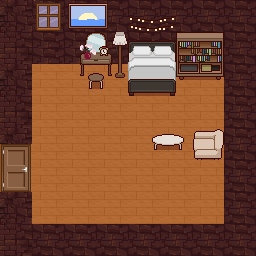

Rendered tile map (Tiled .tmx) drawn with the repository's tilesets; below, a short description and the full map source, tile grids included:
An orthogonal 16x16 tile map with 16x16 px tiles, 4 tile layers (Floor, Wall, Decor, Object), 10 tilesets and 1 object.

<map version="1.10" tiledversion="1.12.0" orientation="orthogonal" renderorder="right-down" width="16" height="16" tilewidth="16" tileheight="16" infinite="0" nextlayerid="6" nextobjectid="3">
 <tileset firstgid="1" source="BedRoomKhanhDuy/TopDownHouse_FloorsAndWalls.tsx" />
 <tileset firstgid="163" source="BedRoomKhanhDuy/walls.tsx" />
 <tileset firstgid="1187" source="BedRoomKhanhDuy/beds_BR.tsx" />
 <tileset firstgid="1411" source="BedRoomKhanhDuy/cabinets_LRK.tsx" />
 <tileset firstgid="2586" source="BedRoomKhanhDuy/decorations_BR.tsx" />
 <tileset firstgid="2730" source="BedRoomKhanhDuy/wardrobes_BR.tsx" />
 <tileset firstgid="3213" source="BedRoomKhanhDuy/decorations_LRK.tsx" />
 <tileset firstgid="3333" source="BedRoomKhanhDuy/livingroom_LRK.tsx" />
 <tileset firstgid="4347" source="BedRoomKhanhDuy/TopDownHouse_DoorsAndWindows.tsx" />
 <tileset firstgid="4527" source="BedRoomKhanhDuy/doorswindowsstairs_LRK.tsx" />
 <layer id="1" name="Floor" width="16" height="16">
  <data encoding="csv">
92,111,112,111,112,111,112,111,112,111,112,111,112,111,112,111,
110,111,112,111,112,111,112,111,112,111,112,111,112,111,112,111,
110,111,112,111,112,111,112,111,112,111,112,111,112,111,112,111,
110,111,112,111,112,111,112,111,112,111,112,111,112,111,112,111,
110,111,112,111,112,111,112,111,112,111,112,111,112,111,112,111,
110,111,112,111,112,111,112,111,112,111,112,111,112,111,112,111,
110,111,112,111,112,111,112,111,112,111,112,111,112,111,112,111,
110,111,112,111,112,111,112,111,112,111,112,111,112,111,112,111,
110,111,112,111,112,111,112,111,112,111,112,111,112,111,112,111,
110,111,112,111,112,111,112,111,112,111,112,111,112,111,112,111,
110,111,112,111,112,111,112,111,112,111,112,111,112,111,112,111,
110,111,112,111,112,111,112,111,112,111,112,111,112,111,112,111,
110,111,112,111,112,111,112,111,112,111,112,111,112,111,112,111,
110,111,112,111,112,111,112,111,112,111,112,111,112,111,112,111,
110,111,112,111,112,111,112,111,112,111,112,111,112,111,112,111,
110,111,112,111,112,111,112,111,112,111,112,111,112,111,112,111
</data>
 </layer>
 <layer id="2" name="Wall" width="16" height="16">
  <data encoding="csv">
1034,1035,1067,1068,1067,1068,1067,1068,1067,1068,1067,1068,1067,1068,1067,1068,
1066,1067,1099,1100,1099,1100,1099,1100,1099,1100,1099,1100,1099,1100,1099,1100,
1098,1099,1067,1068,1067,1068,1067,1068,1067,1068,1067,1068,1067,1068,1067,1068,
1130,1131,1067,1068,1067,1068,1067,1068,1067,1068,1067,1068,1067,1068,1099,1100,
1034,1035,0,0,0,0,0,0,0,0,0,0,0,0,1067,1068,
1066,1067,0,0,0,0,0,0,0,0,0,0,0,0,1099,1100,
1098,1099,0,0,0,0,0,0,0,0,0,0,0,0,1067,1068,
1130,1131,0,0,0,0,0,0,0,0,0,0,0,0,1099,1100,
1034,1035,0,0,0,0,0,0,0,0,0,0,0,0,1067,1068,
0,0,0,0,0,0,0,0,0,0,0,0,0,0,1099,1100,
0,0,0,0,0,0,0,0,0,0,0,0,0,0,1067,1068,
0,0,0,0,0,0,0,0,0,0,0,0,0,0,1099,1100,
1034,1035,0,0,0,0,0,0,0,0,0,0,0,0,1067,1068,
1066,1067,0,0,0,0,0,0,0,0,0,0,0,0,1099,1100,
1098,1099,1067,1068,1067,1068,1067,1068,1067,1068,1067,1068,1067,1068,1067,1068,
1130,1131,1099,1100,1099,1100,1099,1100,1099,1100,1099,1100,1099,1100,1099,1100
</data>
 </layer>
 <layer id="3" name="Decor" width="16" height="16">
  <data encoding="csv">
0,0,4407,4408,2606,2607,2608,0,0,0,0,0,0,0,0,0,
0,0,4425,4426,2618,2619,2620,0,2652,2653,2654,0,0,0,0,0,
0,0,0,0,0,3133,3134,3228,1282,1283,1284,1651,1652,1653,0,0,
0,0,0,0,0,3154,3155,3240,1296,1297,1298,1698,1699,1700,0,0,
0,0,0,0,0,3175,3176,3252,1310,1311,1312,1745,1746,1747,0,0,
0,0,0,0,0,0,0,0,1324,1325,1326,0,0,0,0,0,
0,0,0,0,0,0,0,0,0,0,0,0,0,0,0,0,
0,0,0,0,0,0,0,0,0,0,0,0,0,0,0,0,
0,0,0,0,0,0,0,0,0,3875,3876,3877,3435,3436,0,0,
0,0,0,0,0,0,0,0,0,3914,3915,3916,3474,3475,0,0,
0,0,0,0,0,0,0,0,0,0,0,0,0,0,0,0,
0,0,0,0,0,0,0,0,0,0,0,0,0,0,0,0,
0,0,0,0,0,0,0,0,0,0,0,0,0,0,0,0,
0,0,0,0,0,0,0,0,0,0,0,0,0,0,0,0,
0,0,0,0,0,0,0,0,0,0,0,0,0,0,0,0,
0,0,0,0,0,0,0,0,0,0,0,0,0,0,0,0
</data>
 </layer>
 <layer id="4" name="Object" width="16" height="16">
  <data encoding="csv">
0,0,0,0,0,0,0,0,0,0,0,0,0,0,0,0,
0,0,0,0,0,0,0,0,0,0,0,0,0,0,0,0,
0,0,0,0,0,3300,2604,0,0,0,0,0,0,0,0,0,
0,0,0,0,0,3312,2616,0,0,0,0,0,0,0,0,0,
0,0,0,0,0,3792,3793,0,0,0,0,0,0,0,0,0,
0,0,0,0,0,3831,3832,0,0,0,0,0,0,0,0,0,
0,0,0,0,0,0,0,0,0,0,0,0,0,0,0,0,
0,0,0,0,0,0,0,0,0,0,0,0,0,0,0,0,
0,0,0,0,0,0,0,0,0,0,0,0,0,0,0,0,
4580,4581,0,0,0,0,0,0,0,0,0,0,0,0,0,0,
4626,4627,0,0,0,0,0,0,0,0,0,0,0,0,0,0,
4672,4673,0,0,0,0,0,0,0,0,0,0,0,0,0,0,
0,0,0,0,0,0,0,0,0,0,0,0,0,0,0,0,
0,0,0,0,0,0,0,0,0,0,0,0,0,0,0,0,
0,0,0,0,0,0,0,0,0,0,0,0,0,0,0,0,
0,0,0,0,0,0,0,0,0,0,0,0,0,0,0,0
</data>
 </layer>
 <objectgroup id="5" name="Door">
  <object id="2" x="1.5" y="144" width="29" height="47.5">
   <properties>
    <property name="isLocked" type="bool" value="false" />
    <property name="requireKey" type="bool" value="false" />
    <property name="spawnX" type="float" value="50" />
    <property name="spawnY" type="float" value="80" />
    <property name="targetMap" value="hall.tmx" />
   </properties>
  </object>
 </objectgroup>
</map>
